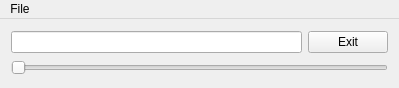
<?xml version="1.0" encoding="UTF-8"?>
<ui version="4.0">
 <class>MainWin</class>
 <widget class="QMainWindow" name="MainWin">
  <property name="geometry">
   <rect>
    <x>0</x>
    <y>0</y>
    <width>399</width>
    <height>88</height>
   </rect>
  </property>
  <property name="windowTitle">
   <string>Brightness</string>
  </property>
  <property name="windowIcon">
   <iconset resource="../rsc/rsc.qrc">
    <normaloff>:/icon.png</normaloff>:/icon.png</iconset>
  </property>
  <widget class="QWidget" name="centralWidget">
   <layout class="QVBoxLayout" name="verticalLayout">
    <item>
     <layout class="QHBoxLayout" name="horizontalLayout">
      <item>
       <widget class="QLineEdit" name="lineEdit">
        <property name="minimumSize">
         <size>
          <width>197</width>
          <height>0</height>
         </size>
        </property>
       </widget>
      </item>
      <item>
       <widget class="QPushButton" name="exitButton">
        <property name="text">
         <string>Exit</string>
        </property>
       </widget>
      </item>
     </layout>
    </item>
    <item>
     <widget class="QSlider" name="horizontalSlider">
      <property name="minimum">
       <number>300000</number>
      </property>
      <property name="maximum">
       <number>2948310</number>
      </property>
      <property name="sliderPosition">
       <number>1500000</number>
      </property>
      <property name="orientation">
       <enum>Qt::Horizontal</enum>
      </property>
     </widget>
    </item>
   </layout>
  </widget>
  <widget class="QMenuBar" name="menuBar">
   <property name="geometry">
    <rect>
     <x>0</x>
     <y>0</y>
     <width>399</width>
     <height>22</height>
    </rect>
   </property>
   <widget class="QMenu" name="menuFile">
    <property name="title">
     <string>File</string>
    </property>
    <addaction name="actionSafe"/>
    <addaction name="actionTo_Tray"/>
    <addaction name="actionExit"/>
   </widget>
   <addaction name="menuFile"/>
  </widget>
  <action name="actionExit">
   <property name="text">
    <string>Exit</string>
   </property>
  </action>
  <action name="actionSafe">
   <property name="checkable">
    <bool>true</bool>
   </property>
   <property name="text">
    <string>Safe</string>
   </property>
  </action>
  <action name="actionTo_Tray">
   <property name="text">
    <string>To Tray</string>
   </property>
  </action>
 </widget>
 <layoutdefault spacing="6" margin="11"/>
 <tabstops>
  <tabstop>lineEdit</tabstop>
  <tabstop>exitButton</tabstop>
  <tabstop>horizontalSlider</tabstop>
 </tabstops>
 <resources>
  <include location="../rsc/rsc.qrc"/>
 </resources>
 <connections/>
</ui>
